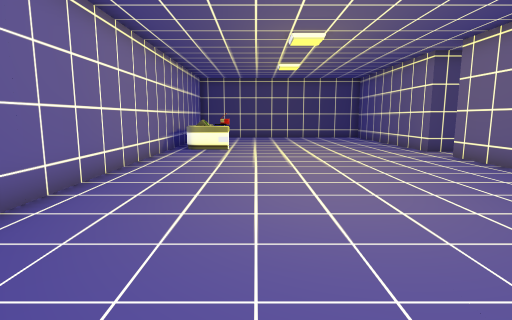
[1] (above)

14 first-person views from a walk through a Unity game level. The camera is 1.3 m above the floor, tilts 8° down and sees 80° across. The floor is counted in squares, 1 m on a side. Each view is taken from the middle of a square. On the plan, view 1 faces up. The plan holds only what a view shows up to about 14 squares ahead; the rest is blank. The place goes on beyond the plan. The player character is not drawn. Door leaves are left out, so doorways stand open.

[2]
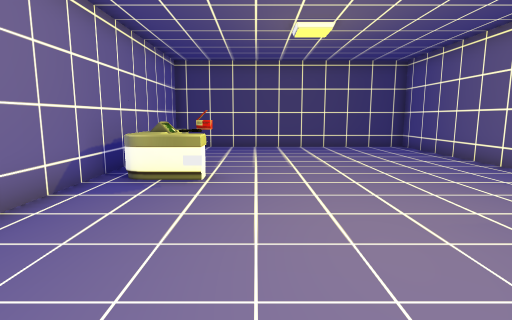

[3]
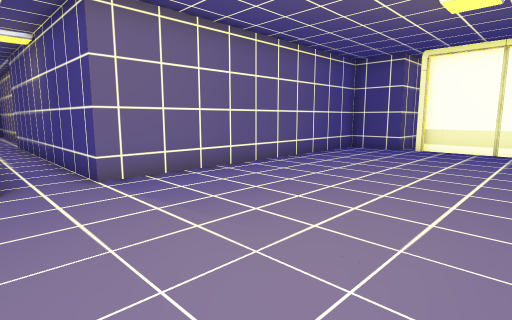

[4]
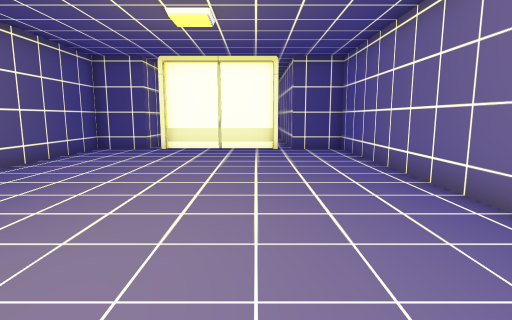

[5]
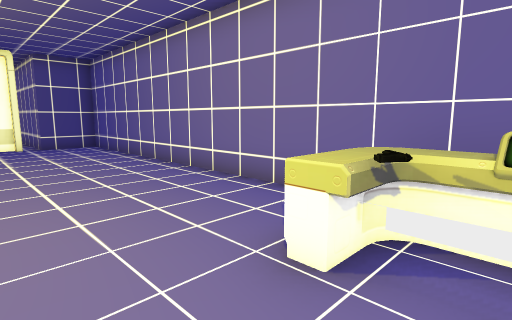

[6]
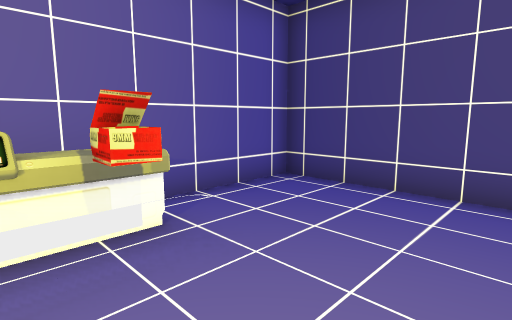

[7]
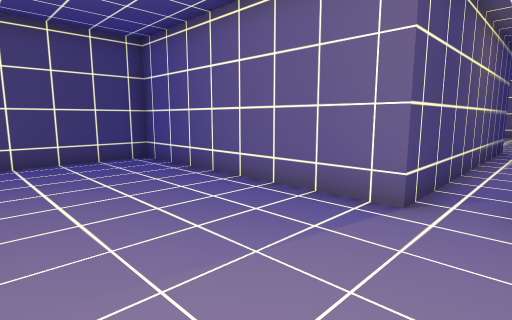

[8]
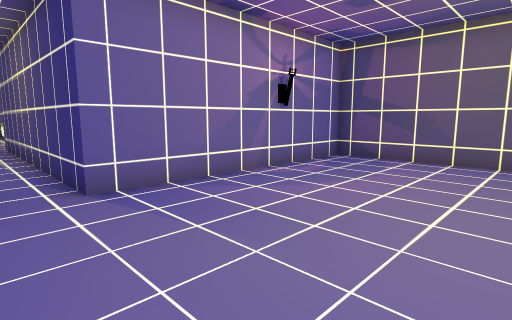

[9]
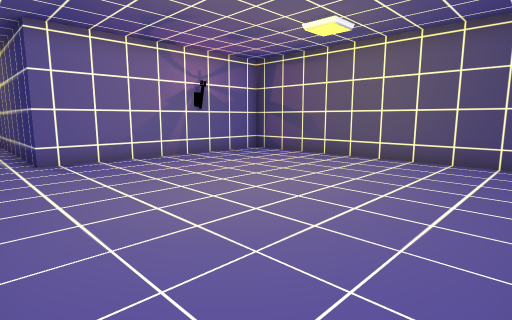

[10]
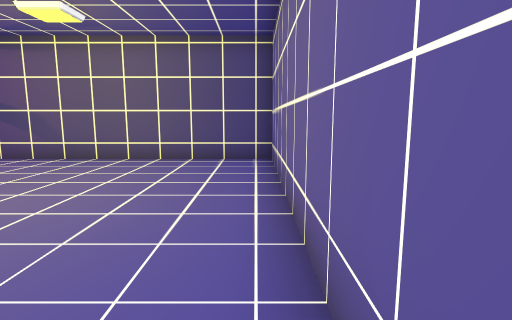

[11]
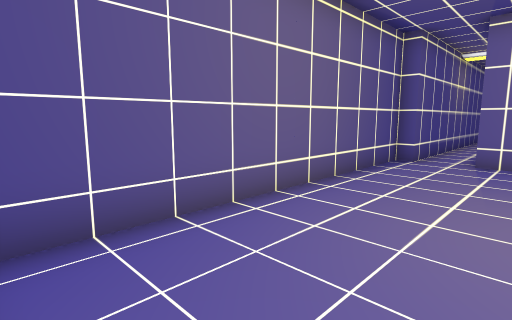

[12]
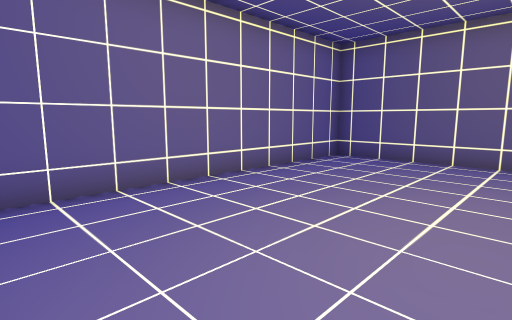

[13]
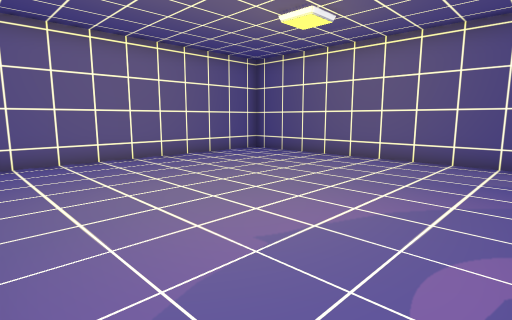

[14]
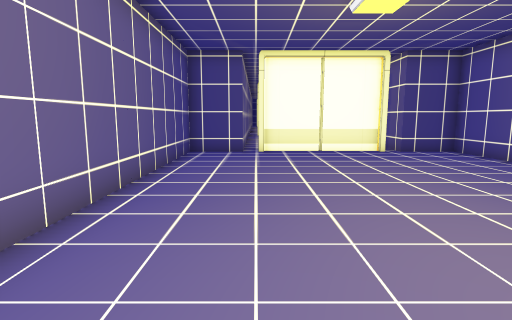

### Floor plan
Ten units are one square. View 1 is at (0, 0); x grows to the right and y downward. Boxes are objects, and circles mark ways between rooms. Rooms are numbered by the first view taken in them; rooms with no view inside come last. Other rooms are left out.
<svg viewBox="-40 -200 310 240">
<path fill="none" stroke="#000" d="M45 25 45 5 65 5 65 -100 165 -100M165 -115 65 -115 65 -195 -35 -195 -35 5 -15 5 -15 35M165 -100 165 -95 265 -95 265 -195 165 -195 165 -115"/>
<rect x="-35" y="-165" width="30" height="50" fill="#bbb"><title>desk</title></rect>
<rect x="-25" y="-155" width="10" height="10" fill="#bbb"><title>other object</title></rect>
<rect x="-15" y="5" width="60" height="10" fill="#bbb"><title>other object</title></rect>
<circle cx="160" cy="-105" r="3" fill="#2a7"/>
<text x="20" y="-90">1</text>
<text x="210" y="-150">2</text>
</svg>
Room 1 opens to room 2.

Where each view was taken, in squares from view 1:
view 1: 0 up, 0 right, facing up
view 2: 6 up, 0 right, facing up
view 3: 12 up, 0 right, facing down-right
view 4: 12 up, 0 right, facing down
view 5: 14 up, 1 right, facing down-left
view 6: 14 up, 1 right, facing up-left
view 7: 10 up, 2 right, facing up-right
view 8: 10 up, 22 right, facing up-left
view 9: 10 up, 26 right, facing up-left
view 10: 10 up, 26 right, facing up
view 11: 13 up, 26 right, facing down-left
view 12: 19 up, 21 right, facing down-right
view 13: 19 up, 17 right, facing down-right
view 14: 11 up, 4 right, facing down
